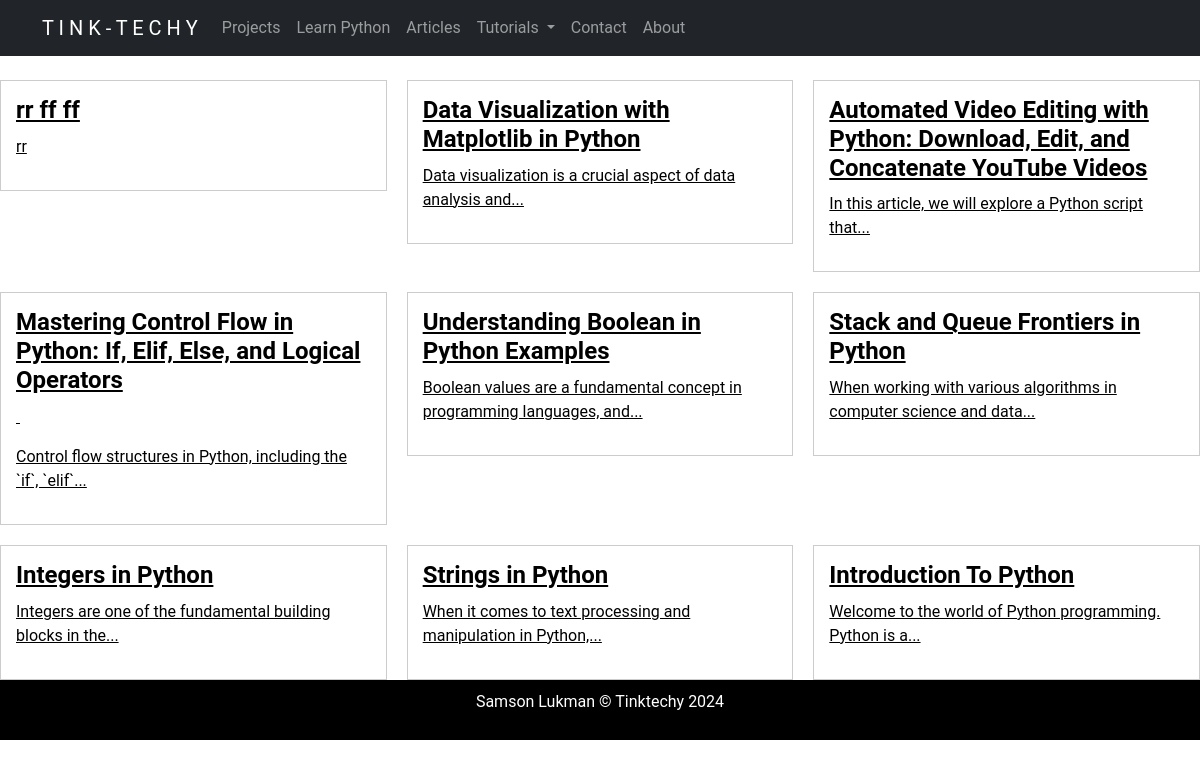
The page /articles on the database its author committed.
### website/models.py (models this page shows, shortened)
class Article(models.Model):
    title = models.CharField(max_length=200)
    content = RichTextField()
    pub_date = models.DateTimeField(auto_now_add=True)
    author = models.ForeignKey(User, on_delete=models.CASCADE)

### website/views.py (the view)
# urls.py: path("articles", views.articles, name="articles")
def articles(request):
    contents = Article.objects.all().order_by('-pub_date')
    return render(request, "website/all_articles.html", {"all_articles": contents})

### website/templatetags/custom_tags.py (called while the page is built)
@register.filter
def truncate_to_ten_words(value):
    words = value.split()
    if len(words) > 10:
        return ' '.join(words[:10]) + '...'
    else:
        return value

### website/templates/website/all_articles.html (shortened to what this page needs)
{% extends "website/layout.html" %}
{% load static %}
{% load custom_tags %}
{% block body %}
    <br>
    <div class="article-grid">
        {% for article in all_articles %}
        <a href="{% url 'article' article.title %}">
        <div class="article">
            <h2 class="article-title">{{ article.title }}</h2>
            <div class="article-content">
                {{ article.content|truncate_to_ten_words|safe }}
            </div>
        </div>
    </a>
        {% endfor %}
    </div>
</div>
{% endblock %}

### website/templates/website/all_articles.html (style rules this page uses)
.article-grid { display: grid; grid-template-columns: repeat(auto-fill, minmax(300px, 1fr)); grid-gap: 20px; }
.article { padding: 15px; border: 1px solid #ccc; }
.article-title { font-size: 24px; font-weight: bold; }
.article-content { margin-top: 10px; }
a { color: black; }

### website/templates/website/layout.html (style rules this page uses)
body { font-family: 'Roboto', sans-serif; }

### rows shown on the page
Article: title "rr ff ff", content "rr"
Article: title "Data Visualization with Matplotlib in Python", content "Data visualization is a crucial aspect of data analysis and..."
Article: title "Automated Video Editing with Python: Download, Edit, and Concatenate YouTube Videos", content "In this article, we will explore a Python script that..."
Article: title "Mastering Control Flow in Python: If, Elif, Else, and Logical Operators", content "Control flow structures in Python, including the `if`, `elif`..."
Article: title "Understanding Boolean in Python Examples", content "Boolean values are a fundamental concept in programming languages, and..."
Article: title "Stack and Queue Frontiers in Python", content "When working with various algorithms in computer science and data..."
Article: title "Integers in Python", content "Integers are one of the fundamental building blocks in the..."
Article: title "Strings in Python", content "When it comes to text processing and manipulation in Python,..."
Article: title "Introduction To Python", content "Welcome to the world of Python programming. Python is a..."
